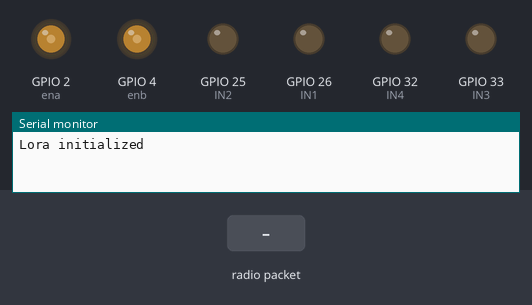
Bench run of a sketch on a simulated ESP32. On the bench: output pins drawn as LEDs (lit = HIGH), the last lines printed to the serial monitor. The test bench sets the inputs (shaded band). No radio packets arrive unless stated.

Above: at 1.2 s.
1.3 s: radio packet "F" arrives
At 3.5 s:
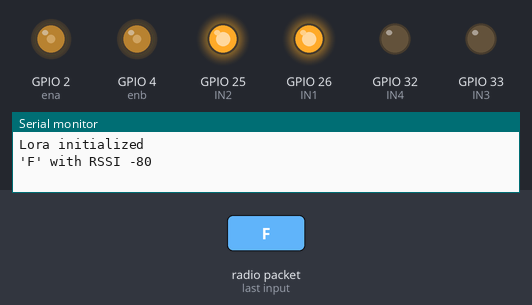
3.8 s: radio packet "B" arrives
At 5.6 s:
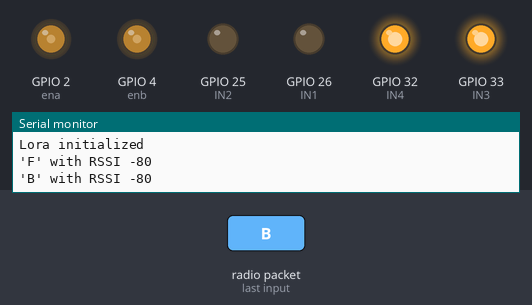
6.3 s: radio packet "R" arrives
At 8.5 s:
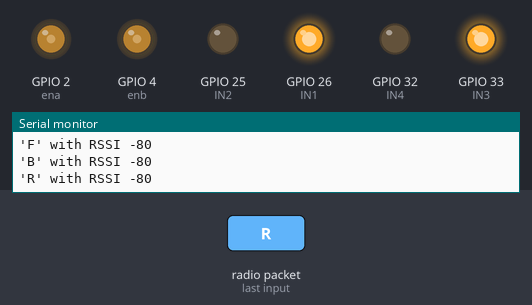
8.8 s: radio packet "L" arrives
At 10.6 s:
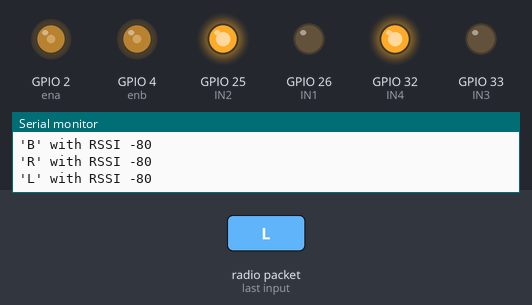
Timing chart, 0 to 12.1 s (numbered marks = the images above; inputs shaded):
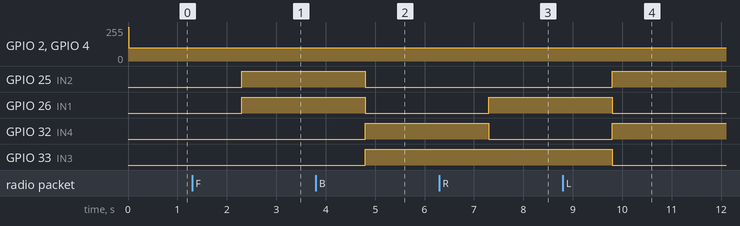

The sketch:

RC_car.ino
```cpp
#include <LoRa.h>
int IN1 = 26;
int IN2 = 25;
int IN3 = 33;
int IN4 = 32;
int ena =2;
int enb =4;
TaskHandle_t Task0;
int restart = 0;
void setup() {
  Serial.begin(115200);
  #define ss 13
  #define rst 14
  #define dio0 12
  pinMode(IN1, OUTPUT);
  pinMode(IN2, OUTPUT);
  pinMode(IN3, OUTPUT);
  pinMode(IN4, OUTPUT);
  pinMode(ena, OUTPUT);
  pinMode(enb, OUTPUT);
  digitalWrite(ena,HIGH);
  digitalWrite(enb,HIGH);
  LoRa.setPins(ss, rst, dio0);
  if (!LoRa.begin(433E6)) {
    Serial.println("Starting LoRa failed!");
    while (1);
  }
  else {
        Serial.println("Lora initialized");

  }
  analogWrite(ena, 100);
  analogWrite(enb, 100);
}

void loop() {
  int packetSize = LoRa.parsePacket();
  onReceive(packetSize);
  //send gps
}
void forward(){
  digitalWrite(IN1,HIGH);
  digitalWrite(IN2,HIGH);
  digitalWrite(IN3,LOW);
  digitalWrite(IN4,LOW);
}
void backward(){
  digitalWrite(IN1,LOW);
  digitalWrite(IN2,LOW);
  digitalWrite(IN3,HIGH);
  digitalWrite(IN4,HIGH);
}
void right(){

  digitalWrite(IN1,HIGH);
  digitalWrite(IN2,LOW);
  digitalWrite(IN3,HIGH);
  digitalWrite(IN4,LOW);

}
void left(){

  digitalWrite(IN1,LOW);
  digitalWrite(IN2,HIGH);
  digitalWrite(IN3,LOW);
  digitalWrite(IN4,HIGH);

}
void stop(){

  if (restart > 10){

 LoRa.setPins(ss, rst, dio0);
  if (!LoRa.begin(433E6)) {
    Serial.println("Starting LoRa failed!");
    digitalWrite(IN1,LOW);
    digitalWrite(IN2,LOW);
    digitalWrite(IN3,LOW);
    digitalWrite(IN4,LOW);
    while (1);
  }
  else {
        Serial.println("Lora initialized");
  }
  }
  digitalWrite(IN1,LOW);
  digitalWrite(IN2,LOW);
  digitalWrite(IN3,LOW);
  digitalWrite(IN4,LOW);
  restart++;

}
void onReceive(int packetSize) {
  int size = (int)packetSize;
  if (size == 0) return;

  String LoRaData = LoRa.readString();
  Serial.print('\'');
  Serial.print(LoRaData);
  Serial.print("' with RSSI ");
  Serial.println(LoRa.packetRssi());

  if (LoRaData == "F"){
    forward();
  }
  else if (LoRaData == "B"){
    backward();
  }
  else if (LoRaData == "R"){
    right();
  }
  else if (LoRaData == "L"){
    left();
  }
  else if (LoRaData == "S"){
    stop();
  }

}
```

Measured:
- after the input at 1.3 s, GPIO 25 (IN2), GPIO 26 (IN1): LOW → HIGH after 1.0 s
- after the input at 3.8 s, GPIO 25 (IN2), GPIO 26 (IN1): HIGH → LOW after 1.0 s; GPIO 32 (IN4), GPIO 33 (IN3): LOW → HIGH after 1.0 s
- after the input at 6.3 s, GPIO 26 (IN1): LOW → HIGH after 1.0 s; GPIO 32 (IN4): HIGH → LOW after 1.0 s
- after the input at 8.8 s, GPIO 25 (IN2), GPIO 32 (IN4): LOW → HIGH after 1.0 s; GPIO 26 (IN1), GPIO 33 (IN3): HIGH → LOW after 1.0 s
